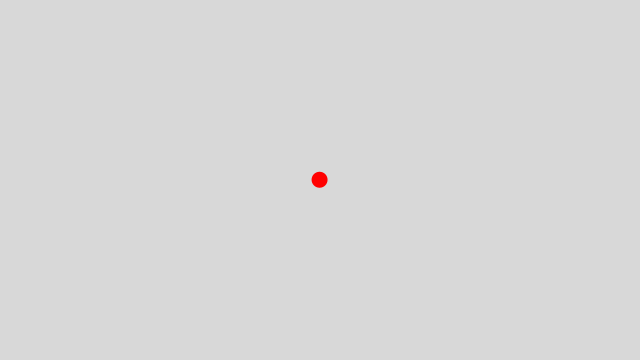
Frame 1 (no input)
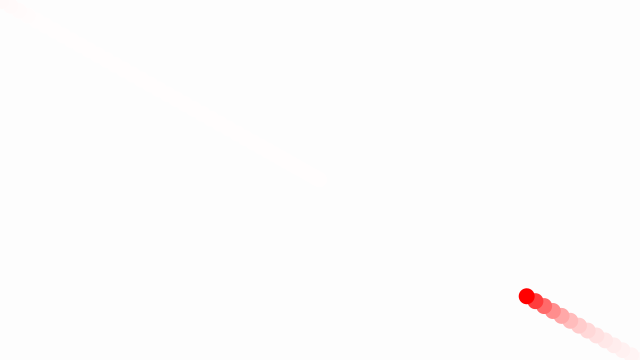
Frame 60 (the mouse pressed at the canvas centre just before this capture)
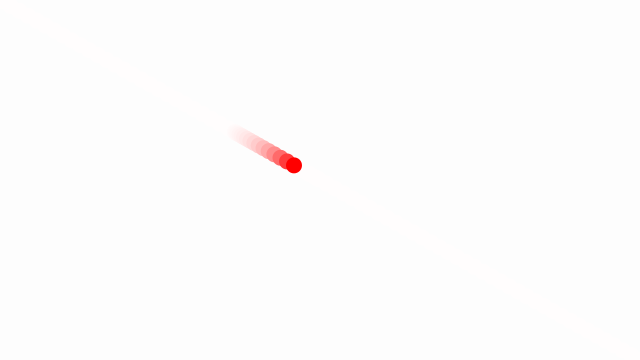
Frame 120 (the mouse held since frame 60 and released just before this capture)

The Processing sketch that drew these frames (run headless with seeded random() and noise(); from frame 60 on, the mouse is pressed at the canvas centre):

// Processing sketch: Nature_Of_Code_1_10
// ── Nature_Of_Code_1_10.pde
// ベクトル運動：マウスに追従するための加速度計算
Mover mover;

void setup() {
  size(640, 360);
  mover = new Mover();
}

void draw() {
  //background(255);
  noStroke();
  fill(255, 60);
  rect(0,0,width,height);
  mover.update();
  mover.checkEdges();
  mover.display();
}

// 移動オブジェクトクラス
class Mover {
  PVector location;
  PVector velocity;
  PVector acceleration;
  float topSpeed;
  
  Mover() {
    // 描写位置と速度の初期値を設定
    location = new PVector(width / 2, height / 2);
    velocity = new PVector(0, 0);
    topSpeed = 10;
  }
  
  void update() {
    PVector mouse = new PVector(mouseX, mouseY);

    // マウス位置 - 現在位置の値を求める
    PVector direction = PVector.sub(mouse, location);
    
    // ノーマライズ
    direction.normalize();
    
    // スケーリング
    direction.mult(0.5);
    
    // 加速度として設定
    acceleration = direction;

    // 速度に加速度を加算
    velocity.add(acceleration);
    // 速度の上限を設定
    velocity.limit(topSpeed);
    // 現在位置に速度分の移動を加算
    location.add(velocity);
  }
  
  void display() {
    noStroke();
    fill(255, 0, 0);
    ellipse(location.x, location.y, 16, 16);
  } 

  // ウィンドウ端に到達したかのチェック
  void checkEdges() {
    if (location.x > width) {
      location.x = 0;
    } else if (location.x < 0) {
      location.x = width;
    }

    if (location.y > height) {
      location.y = 0;
    } else if (location.y < 0) {
      location.y = height;
    }
  }
}
